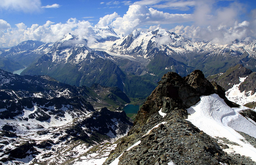
#> input picture Research/images/img_test.png, 256 x 165 px, shrunk from 1006 x 649 before the run
$ jupyter execute --allow-errors blendModes.ipynb
#> lines starting #> are read from the running program, lines starting #| are printed output that depends on the picture
[cell 1]
import cv2
from PIL import Image
import numpy as np
from numpy import interp
import matplotlib.pyplot as plt

[cell 2]
img = cv2.imread('images/img_test.png',1)
#> img is the input picture: shape (165, 256, 3); mean B, G, R 131.7, 115.3, 105

[cell 3]
#How many elements are in that data.
print(img.size)
#| 126720

#What is the shape of the array.
print(img.shape)
#| (165, 256, 3)

#What type are the elements.
print(img.dtype)
#| uint8

#What are the pixel values
print(img[0,0])
#| [229 202 183]

[cell 4]
img = cv2.cvtColor(img, cv2.COLOR_BGR2RGB)
plt.imshow(img)

[cell 5]
h = img.shape[0]
#> h = 165
w = img.shape[1]
#> w = 256
d = img.shape[2]
#> d = 3

print(img[0][0][0])
#| 183
# normalize first
# img = img.astype("float64") / 255
print(img[0][0][0])
#| 183

[cell 6]
# Intialize Array for Blended Images
imgBlend = np.zeros((h,w,d))

[cell 7]
print(imgBlend)
#> (printed output is left out)

[cell 8]
imgBlend1 = np.ones((1,h,w,d))

[cell 9]
print(imgBlend1.shape)
#| (1, 165, 256, 3)

#> (a cell that did not finish here is left out)

[cell 11]
imgCombined = np.empty((1,h,w,d), dtype=float)

[cell 12]
imgCombined = []

#> (a cell that did not finish here is left out)

[cell 14]
# Intialize Array for Blended Images
imgBlend = np.zeros((h,w,d))

# imgCombined = []

# MULTIPLY
# for alpha in np.arange(0,1,0.1):
#     imgBlend = img
for y in range(0,h):
    #Search each pixel in the row. x = pixel
    for x in range(0,w):
        #Search each RGB value.
        for z in range(0,d):

            # Apply Filter to seperate image. Each run through saves a blend image.  Keep the original sacred.
            imgBlend[y,x,z] = img[y,x,z] * img[y,x,z]
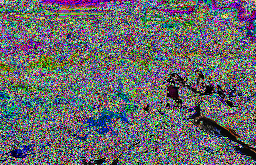
#> imgBlend: shape (165, 256, 3) float64; mean R, G, B 102.7, 104.7, 107.4

# Add new blended image to imgCombined
# imgCombined.append(imgBlend)

imgCombined = np.asarray(imgBlend)

[cell 15]
# Multiply Function

def multiply(img):
    # Get the size of the image
    h = img.shape[0]
#> h = 165
    w = img.shape[1]
#> w = 256
    d = img.shape[2]
#> d = 3

    # Check if image is normalized between 0 - 1.
    # if (max(img[0][0]) > 1):
        # Convert to float & normalize
    img = img.astype("float64") / 255
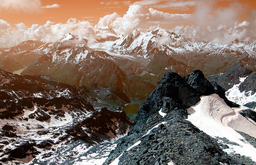
#> img: shape (165, 256, 3) float64; mean of channels 0, 1, 2 0.412, 0.452, 0.516; drawn as B, G, R

    # Apply the Filter
    for y in range(0,h):
        #Search each pixel in the row. x = pixel
        for x in range(0,w):
            #Search each RGB value.
            for z in range(0,d):
                # Apply Filter to seperate image.
                img[y,x,z] = img[y,x,z] * img[y,x,z]
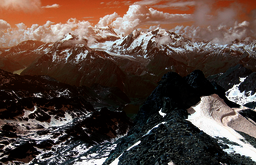
#> img: shape (165, 256, 3) float64; mean of channels 0, 1, 2 0.246, 0.277, 0.348; drawn as B, G, R

    # return Multiply image
    return img

[cell 16]
# Screen Function

def screen(img):
    # Get the size of the image
    h = img.shape[0]
#> h = 165
    w = img.shape[1]
#> w = 256
    d = img.shape[2]
#> d = 3

    # Convert to float
    img = img.astype("float64") / 255

    # Apply the Filter
    for y in range(0,h):
        #Search each pixel in the row. x = pixel
        for x in range(0,w):
            #Search each RGB value.
            for z in range(0,d):
                # Apply Filter to seperate image.
                img[y,x,z] = 1 - (1 - img[y,x,z]) * (1 - img[y,x,z])
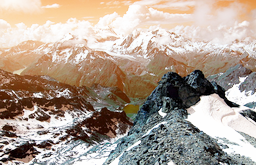
#> img: shape (165, 256, 3) float64; mean of channels 0, 1, 2 0.578, 0.627, 0.685; drawn as B, G, R

    # return Multiply image
    return img

[cell 17]
# [47 lines left out: function hdr, not called in this run]

[cell 18]
# [34 lines left out: function blendImg, not called in this run]

[cell 19]
def blendImg(img, blendMult, blendScreen):
    # Get the size of the image
    h = img.shape[0]
    w = img.shape[1]
    d = img.shape[2]

    # Check if image is normalized between 0 - 1.
    # if (max(img[0][0]) > 1):
        # Convert to float & normalize
    img = img.astype("float64") / 255
    blendMult = blendMult.astype("float64") / 255
    blendScreen = blendScreen.astype("float64") / 255

    imgBlend = img
    # Apply the Filter
    for y in range(0,h):
        #Search each pixel in the row. x = pixel
        for x in range(0,w):
            #Search each RGB value.
            for z in range(0,d):
                # Apply Filter to seperate image. If it is above 2/3 brightness apply mulitply.  Below 1/3 brightness apply screen. Interpolate the alpha mask.

                # Preceived brightness
                brightness = (img[y,x,0] * 0.2126) + (img[y,x,1] * 0.7152) + (img[y,x,2] * 0.0722)

                # brightness = (img[y,x,0] + img[y,x,1] + img[y,x,2]) / 3


                cutOffHigh = 2/3
                cutOffLow = 1/3

                if(brightness > cutOffHigh):
                    alpha = np.interp(brightness,[cutOffHigh,1],[0,1])
                    imgBlend[y,x,z] = (img[y,x,z] * (1-alpha)) + (blendMult[y,x,z] * (alpha))
                if(brightness < cutOffLow):
                    alpha = np.interp(brightness,[0,cutOffLow],[1,0])
                    imgBlend[y,x,z] = (img[y,x,z] * (1-alpha)) + (blendScreen[y,x,z] * (alpha))

                # [4 lines of commented-out code are left out]


    return imgBlend


img1 = multiply(img)
img2 = screen(img)
img1 = img1 * 255
img2 = img2 * 255
img1 = np.uint8(np.around(img1))
img2 = np.uint8(np.around(img2))
blended = blendImg(img, img1, img2)
#> after the loop in blendImg, `for y in range(0,h):`:
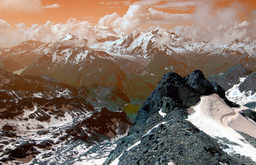
#> imgBlend: shape (165, 256, 3) float64; mean of channels 0, 1, 2 0.416, 0.46, 0.526; drawn as B, G, R
# img1 = img1.astype(int)
# blendedImg = cv2.addWeighted(img1, 1.0,img,0,0)

blended = blended * 255
# `blended = np.uint8(np.around(blended))
blended = np.uint8(blended)
# print(max((img1[0,0])))
# print(min(img1[0,0]))
print(img1[0,0])
#| [131 160 206]
plt.imshow(blended)
cv2.imwrite('test1.png', cv2.cvtColor(blended, cv2.COLOR_RGB2BGR))
#> Out = True

[cell 20]
img1 = multiply(img)
img2 = screen(img)
img1 = img1 * 255
img2 = img2 * 255
img1 = np.uint8(np.around(img1))
img2 = np.uint8(np.around(img2))
blended = blendImg(img, img1, img2)
# img1 = img1.astype(int)
# blendedImg = cv2.addWeighted(img1, 1.0,img,0,0)

blended = blended * 255
# `blended = np.uint8(np.around(blended))
blended = np.uint8(blended)
# print(max((img1[0,0])))
# print(min(img1[0,0]))
print(img1[0,0])
#| [131 160 206]
plt.imshow(blended)
cv2.imwrite('test1.png', cv2.cvtColor(blended, cv2.COLOR_RGB2BGR))
#> Out = True

[cell 21]
plt.imshow(img1)

[cell 22]
#  SCREEN

# f(a,b)=1-(1-a)(1-b)

for y in range(0,h):
    #Search each pixel in the row. x = pixel
    for x in range(0,w):
        #Search each RGB value.
        for z in range(0,d):

            # Apply Filter
            img[y,x,z] = 1 - (1 - img[y,x,z]) * (1 - img[y,x,z])
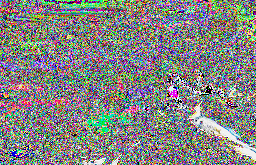
#> img: shape (165, 256, 3); mean R, G, B 130.8, 131.5, 129.8

[cell 23]
# set back to integer
img = imgBlend * 255
img = img.astype(int)
print(img[0][0][0])
#| 53295

[cell 24]
plt.imshow(img)
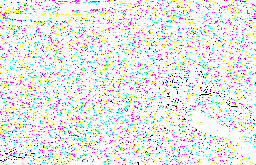
#> shown: shape (165, 256, 3); mean R, G, B 237.7, 238.4, 238.6

$ run again, with Research/images/LDR.png copied over Research/images/img_test.png
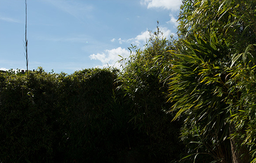
#> input picture Research/images/LDR.png, 256 x 163 px, shrunk from 458 x 291 before the run
#> img is the input picture: shape (163, 256, 3); mean B, G, R 69.3, 76.3, 65.4
#| 125184
#| (163, 256, 3)
#| uint8
#| [216 182 148]
#| 148
#| 148
#> (printed output is left out)
#| (1, 163, 256, 3)
#> after the loop in screen, `for y in range(0,h):`:
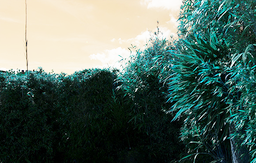
#> img: shape (163, 256, 3) float64; mean of channels 0, 1, 2 0.381, 0.419, 0.339; drawn as B, G, R
#| [ 86 130 183]
#> `cv2.imwrite('test1.png', cv2.cvtColor(blended, cv2.COLOR_RGB2BGR))`: Out = True
#| [ 86 130 183]
#| 36720
#> `[cell 24] plt.imshow(img)`:
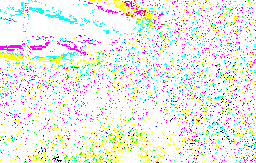
#> shown: shape (163, 256, 3); mean R, G, B 239.3, 240.9, 235.2
